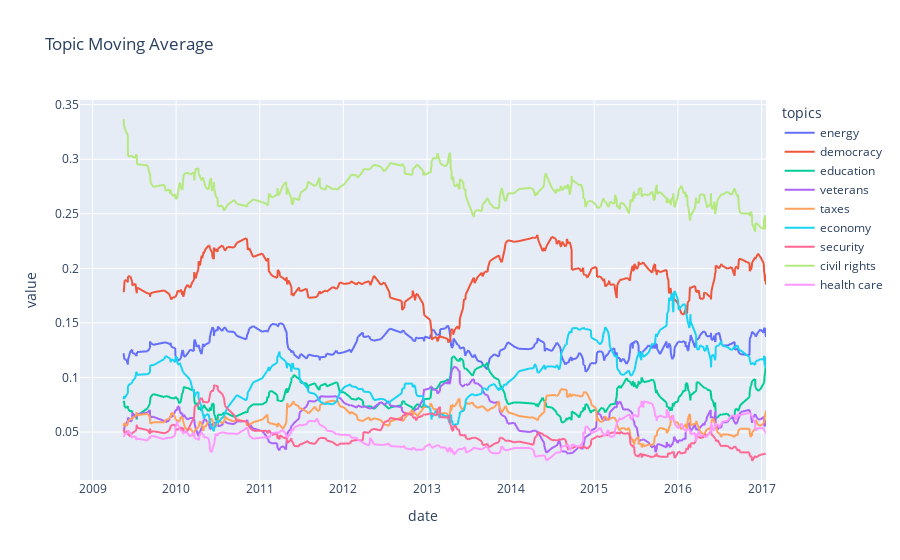

Notebook source saved alongside this figure:
### Code cell
fig = px.scatter(ar, trendline="rolling", trendline_options=dict(window=30),
                title="Topic Moving Average")
fig.data = [t for t in fig.data if t.mode == "lines"]
fig.update_traces(showlegend=True) #trendlines have showlegend=False by default
fig.show()

### Figure 1 — Plotly figure (JSON) as saved in the notebook; plotly's stock layout.template omitted (floating-point values rounded to 4 significant figures; data arrays with more than 128 entries replaced by an {"elided": "..."} marker saying what was removed)
{"data": [{"hovertemplate": "<b>Rolling mean trendline</b><br><br>topics=energy<br>date=%{x}<br>value=%{y} <b>(trend)</b><extra></extra>", "legendgroup": "energy", "marker": {"color": "#636efa", "symbol": "circle"}, "mode": "lines", "name": "energy", "showlegend": true, "type": "scattergl", "x": {"elided": "409 str values"}, "xaxis": "x", "y": {"elided": "409 float values"}, "yaxis": "y"}, {"hovertemplate": "<b>Rolling mean trendline</b><br><br>topics=democracy<br>date=%{x}<br>value=%{y} <b>(trend)</b><extra></extra>", "legendgroup": "democracy", "marker": {"color": "#EF553B", "symbol": "circle"}, "mode": "lines", "name": "democracy", "showlegend": true, "type": "scattergl", "x": {"elided": "409 str values"}, "xaxis": "x", "y": {"elided": "409 float values"}, "yaxis": "y"}, {"hovertemplate": "<b>Rolling mean trendline</b><br><br>topics=education<br>date=%{x}<br>value=%{y} <b>(trend)</b><extra></extra>", "legendgroup": "education", "marker": {"color": "#00cc96", "symbol": "circle"}, "mode": "lines", "name": "education", "showlegend": true, "type": "scattergl", "x": {"elided": "409 str values"}, "xaxis": "x", "y": {"elided": "409 float values"}, "yaxis": "y"}, {"hovertemplate": "<b>Rolling mean trendline</b><br><br>topics=veterans<br>date=%{x}<br>value=%{y} <b>(trend)</b><extra></extra>", "legendgroup": "veterans", "marker": {"color": "#ab63fa", "symbol": "circle"}, "mode": "lines", "name": "veterans", "showlegend": true, "type": "scattergl", "x": {"elided": "409 str values"}, "xaxis": "x", "y": {"elided": "409 float values"}, "yaxis": "y"}, {"hovertemplate": "<b>Rolling mean trendline</b><br><br>topics=taxes<br>date=%{x}<br>value=%{y} <b>(trend)</b><extra></extra>", "legendgroup": "taxes", "marker": {"color": "#FFA15A", "symbol": "circle"}, "mode": "lines", "name": "taxes", "showlegend": true, "type": "scattergl", "x": {"elided": "409 str values"}, "xaxis": "x", "y": {"elided": "409 float values"}, "yaxis": "y"}, {"hovertemplate": "<b>Rolling mean trendline</b><br><br>topics=economy<br>date=%{x}<br>value=%{y} <b>(trend)</b><extra></extra>", "legendgroup": "economy", "marker": {"color": "#19d3f3", "symbol": "circle"}, "mode": "lines", "name": "economy", "showlegend": true, "type": "scattergl", "x": {"elided": "409 str values"}, "xaxis": "x", "y": {"elided": "409 float values"}, "yaxis": "y"}, {"hovertemplate": "<b>Rolling mean trendline</b><br><br>topics=security<br>date=%{x}<br>value=%{y} <b>(trend)</b><extra></extra>", "legendgroup": "security", "marker": {"color": "#FF6692", "symbol": "circle"}, "mode": "lines", "name": "security", "showlegend": true, "type": "scattergl", "x": {"elided": "409 str values"}, "xaxis": "x", "y": {"elided": "409 float values"}, "yaxis": "y"}, {"hovertemplate": "<b>Rolling mean trendline</b><br><br>topics=civil rights<br>date=%{x}<br>value=%{y} <b>(trend)</b><extra></extra>", "legendgroup": "civil rights", "marker": {"color": "#B6E880", "symbol": "circle"}, "mode": "lines", "name": "civil rights", "showlegend": true, "type": "scattergl", "x": {"elided": "409 str values"}, "xaxis": "x", "y": {"elided": "409 float values"}, "yaxis": "y"}, {"hovertemplate": "<b>Rolling mean trendline</b><br><br>topics=health care<br>date=%{x}<br>value=%{y} <b>(trend)</b><extra></extra>", "legendgroup": "health care", "marker": {"color": "#FF97FF", "symbol": "circle"}, "mode": "lines", "name": "health care", "showlegend": true, "type": "scattergl", "x": {"elided": "409 str values"}, "xaxis": "x", "y": {"elided": "409 float values"}, "yaxis": "y"}], "layout": {"legend": {"title": {"text": "topics"}, "tracegroupgap": 0}, "title": {"text": "Topic Moving Average"}, "xaxis": {"anchor": "y", "domain": [0, 1], "title": {"text": "date"}}, "yaxis": {"anchor": "x", "domain": [0, 1], "title": {"text": "value"}}}}
